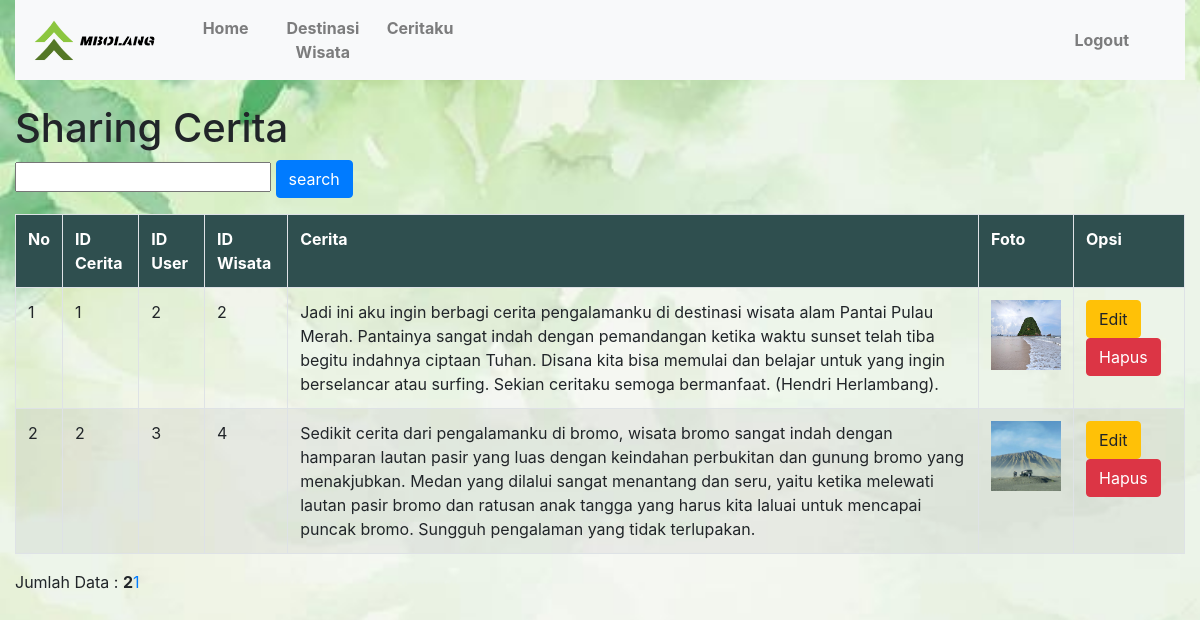
Screenshot of /cerita_admin.php with the database file from the repository.
### tables this page shows
CREATE TABLE `tbcerita` (
  `id_cerita` int(5) NOT NULL,
  `id_user` int(5) NOT NULL,
  `id_wisata` int(5) NOT NULL,
  `cerita` varchar(500) NOT NULL,
  `foto` varchar(35) NOT NULL
);

### cerita_admin.php (the view, shortened to what this page needs)
<!DOCTYPE html>
<html>
<head>
  <link rel="stylesheet" type="text/css" href="css/bootstrap.min.css" />
  <link rel="stylesheet" href="style.css" media="screen" title="no title">
  <link rel="stylesheet" href="https://use.fontawesome.com/releases/v5.6.3/css/all.css">
</head>
</head>
<body>
  <div class="container-fluid">
    <nav class="navbar navbar-expand-md nav-justified bg-light navbar-light">
    <a class="navbar-brand" href="#">
      <img src="img/logo1.png" alt="Logo" style="width:130px;">
    </a>
    <div class="collapse navbar-collapse" id="collapsibleNavbar">
      <ul class="nav navbar-nav mr-auto">
        <li class="nav-item">
          <a class="nav-link" href="index_admin.php"><b>Home</b></a>
        </li>
        <li class="nav-item">
          <a class="nav-link" href="wisata_admin.php"><b>Destinasi Wisata</b></a>
        </li>
        <li class="nav-item">
          <a class="nav-link" href="cerita_admin.php"><b>Ceritaku</b></a>
        </li>
      </ul>
      <ul class="nav navbar-nav mr-3">
        <li>
          <a href="logout.php" class="nav-link mr-3"><b>Logout</b></a>
        </li>
      </ul>
    </div>
    </nav>
  </div>
<div class="container-fluid">
	<br>
   	<h1>Sharing Cerita</h1>
	<FORM CLASS="form-inline" METHOD="POST">
	<div align="right">
		<form method=post>
			<input type="text" name="pencarian">
			<input type="submit" name="search" value="search" class="btn btn-primary">
		</form>
	</FORM>
	</div>
	<table id="tabel-tampil" class="table table-bordered table-striped">
		<tr style="background-color: darkslategrey;">
			<th id="label-tampil-no" style="color: white;">No</td>
			<th style="color: white;">ID Cerita</th>
			<th style="color: white;">ID User</th>
			<th style="color: white;">ID Wisata</th>
			<th style="color: white;">Cerita</th>
			<th style="color: white;">Foto</th>
			<th id="label-opsi" style="color: white;">Opsi</th>
		</tr>
		<?php
		include 'koneksi.php';
		$batas = 10;
		extract($_GET);
		if(empty($hal)){
			$posisi = 0;
			$hal = 1;
			$nomor = 1;
		} else {
			$posisi = ($hal - 1) * $batas;
			$nomor = $posisi+1;
		}
		if($_SERVER['REQUEST_METHOD'] == "POST"){
			$pencarian = trim(mysqli_real_escape_string($db, $_POST['pencarian']));
			if($pencarian != ""){
				$sql = "SELECT * FROM tbcerita WHERE id_user LIKE '%$pencarian%'
						OR id_wisata LIKE '%$pencarian%'";
				$query = $sql;
				$queryJml = $sql;
			}
			else {
				$query = "SELECT * FROM tbcerita LIMIT $posisi, $batas";
				$queryJml = "SELECT * FROM tbcerita";
				$no = $posisi * 1;
			}
		}
		else {
			$query = "SELECT * FROM tbcerita LIMIT $posisi, $batas";
			$queryJml = "SELECT * FROM tbcerita";
		}
		$q_tampil_anggota = mysqli_query($db, $query);
		if(mysqli_num_rows($q_tampil_anggota)>0)
		{
		while($r_tampil_anggota=mysqli_fetch_array($q_tampil_anggota)){
			if(empty($r_tampil_anggota['foto'])or($r_tampil_anggota['foto']=='-'))
				$foto = "admin-no-photo.jpg";
			else
				$foto = $r_tampil_anggota['foto'];
		?>
		<tr>
			<td><?php echo $nomor; ?></td>
			<td><?php echo $r_tampil_anggota['id_cerita']; ?></td>
			<td><?php echo $r_tampil_anggota['id_user']; ?></td>
			<td><?php echo $r_tampil_anggota['id_wisata']; ?></td>
			<td><?php echo $r_tampil_anggota['cerita']; ?></td>
			<td><img src="img/<?php echo $foto; ?>" width=70px height=70px></td>
			<td>
				<a href="cerita_edit.php?id=<?php echo $r_tampil_anggota['id_cerita'];?>" class="btn btn-warning">Edit</a>
				<a href="cerita_hapus.php?id=<?php echo $r_tampil_anggota['id_cerita']; ?>" onclick = "return confirm ('Apakah Anda Yakin Akan Menghapus Data Ini?')" class="btn btn-danger">Hapus</a>
			</td>
		</tr>
		<?php $nomor++; }
		}
		else {
			echo "<tr><td colspan=6>Data Tidak Ditemukan</td></tr>";
		}?>
	</table>
	<?php
	if(isset($_POST['pencarian'])){
	if($_POST['pencarian']!=''){
		echo "<div style=\"float:left;\">";
		$jml = mysqli_num_rows(mysqli_query($db, $queryJml));
		echo "Data Hasil Pencarian: <b>$jml</b>";
		echo "</div>";
	}
	}
	else{ ?>
		<div style="float: left;">
		<?php
			$jml = mysqli_num_rows(mysqli_query($db, $queryJml));
			echo "Jumlah Data : <b>$jml</b>";
		?>
		</div>
		<div class="pagination">
				<?php
				$jml_hal = ceil($jml/$batas);
				for($i=1; $i<=$jml_hal; $i++){
					if($i != $hal){
						echo "<a href=\"?cerita_edit&hal=$i\">$i</a>";
					}
					else {
						echo "<a class=\"active\">$i</a>";
					}
				}
				?>
		</div>
	<?php
	}
	?>
</body>
</html>

### style.css (style rules this page uses)
html { scroll-behavior: smooth; }
body { margin: 0; padding: 0; background-image: url(img/background.jpg); background-size: cover; background-position: center; background-repeat: no-repeat; background-attachment: fixed; }

### rows the page displays
tbcerita: id_cerita "1", id_user "2", id_wisata "2", cerita "Jadi ini aku ingin berbagi cerita pengalamanku di destinasi wisata alam Pantai Pulau Merah. Pantainya sangat indah dengan pemandangan ketika waktu sunset telah tiba begitu indahnya ciptaan Tuhan. Disana kita bisa memulai dan belajar untuk yang ingin berselancar atau surfing. Sekian ceritaku semoga bermanfaat. (Hendri Herlambang).", foto (picture)
tbcerita: id_cerita "2", id_user "3", id_wisata "4", cerita "Sedikit cerita dari pengalamanku di bromo, wisata bromo sangat indah dengan hamparan lautan pasir yang luas dengan keindahan perbukitan dan gunung bromo yang menakjubkan. Medan yang dilalui sangat menantang dan seru, yaitu ketika melewati lautan pasir bromo dan ratusan anak tangga yang harus kita laluai untuk mencapai puncak bromo. Sungguh pengalaman yang tidak terlupakan.", foto (picture)

### other values shown
$jml "2"
